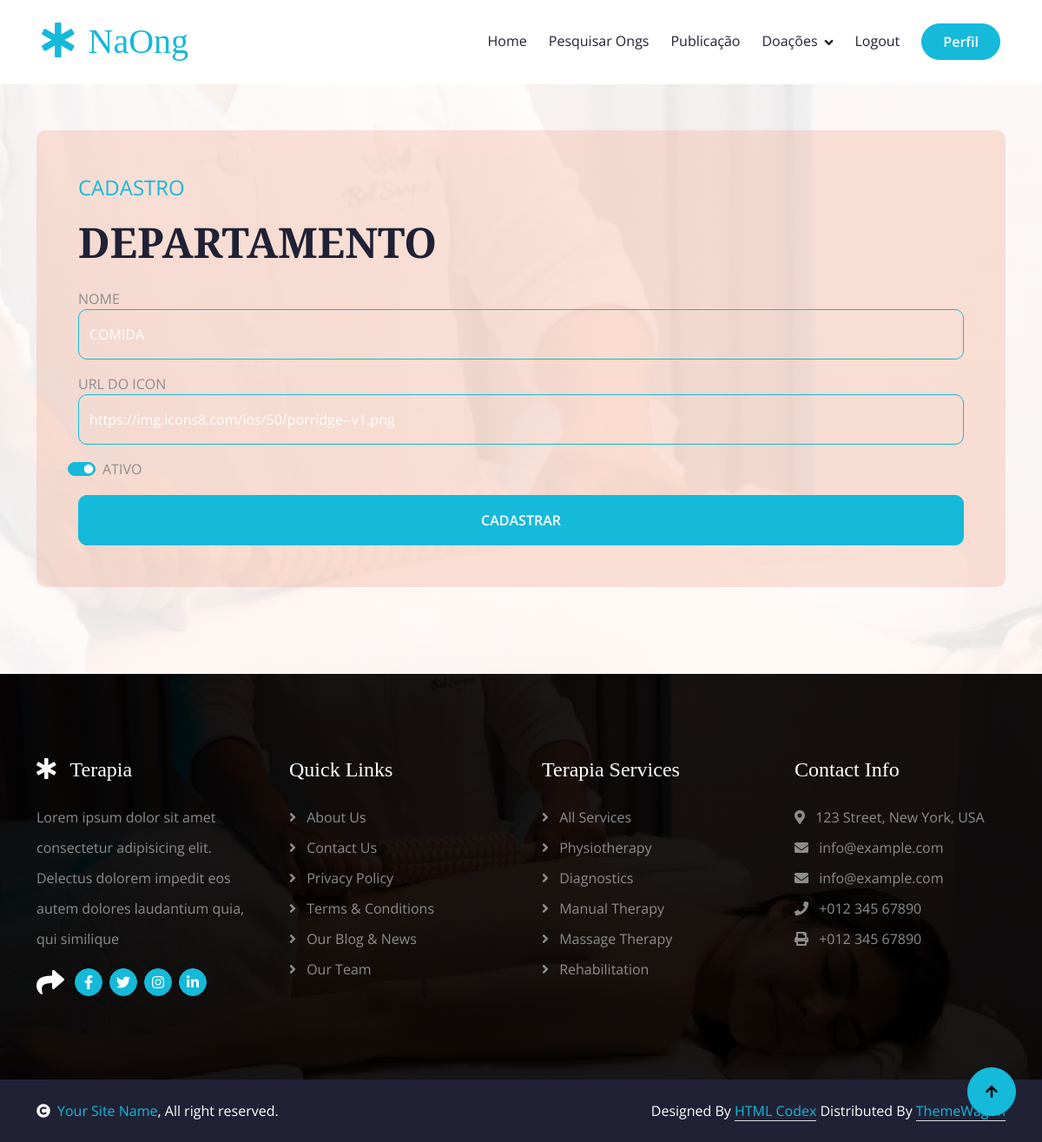
Screenshot of /departamento.php?id=1 (signed in) with the database file from the repository.
### tables this page shows
CREATE TABLE `departamentos` (
  `id_departamento` int(11) NOT NULL AUTO_INCREMENT,
  `nome_departamento` varchar(45) DEFAULT NULL,
  `ativo` char(1) DEFAULT NULL,
  `icon` varchar(200) DEFAULT NULL,
  PRIMARY KEY (`id_departamento`)
);

### departamento_model.php (called while the page is built, shortened)
<?php
include './banco.php';
if (isset($_GET['id'])) {
    $id_departamento = $_GET['id'];
    $sql = "SELECT * FROM departamentos WHERE id_departamento = $id_departamento";
    $result_departamento = $conn->query($sql);
    if ($result_departamento) {
        $getDepartamento = $result_departamento->fetch_all(MYSQLI_ASSOC);
    } else {
        echo "Erro: " . $conn->error;
    }
}

### departamento.php (the view, shortened to what this page needs)
<?php
include('./cabecalho.php');
include('departamento_model.php');
?>
<div class="container-fluid appointment py-12" style="padding-top: 100px; padding-bottom: 50px;">
    <div class="container py-12" style="margin-top: 50px; padding-bottom: 50px;">
        <div class="row g-12 align-items-center">
            <div class="col-lg-12">
                <div class="col-lg-12 wow fadeInRight" data-wow-delay="0.4s">
                    <div class="appointment-form rounded p-5">
                        <p class="fs-4 text-uppercase text-primary">CADASTRO </p>
                        <h1 class="display-5 mb-4">DEPARTAMENTO</h1>
                        <form action="departamento_model.php" method="POST">
                            <div class="row gy-3 gx-4">
                                <div class="col-xl-12">
                                    <label for="">NOME</label>
                                    <input type="text" class="form-control py-3 border-primary bg-transparent text-white" name="nome" value="<?php echo isset($getDepartamento) ? $getDepartamento[0]['nome_departamento'] : '' ?>" placeholder="NOME">
                                </div>
                                <div class="col-xl-12">
                                    <label for="">URL DO ICON</label>
                                    <input type="text" class="form-control py-3 border-primary bg-transparent text-white" name="icon" value="<?php echo isset($getDepartamento) ? $getDepartamento[0]['icon'] : '' ?>" placeholder="URL">
                                </div>
                                <div class="col-xl-12 form-check form-switch">
                                    <input class="form-check-input" type="checkbox" id="flexSwitchCheckDefault" <?php
                                                                                                                if (!isset($getDepartamento[0]['ativo']) || $getDepartamento[0]['ativo'] == 'A') {
                                                                                                                    echo 'checked';
                                                                                                                }
                                                                                                                ?> name="ativo">
                                    <label class="form-check-label" for="flexSwitchCheckDefault">ATIVO</label>
                                </div>
                                <div class="col-12">
                                    <button type="submit" class="btn btn-primary text-white w-100 py-3 px-5">CADASTRAR</button>
                                </div>
                            </div>
                        </form>
                    </div>
                </div>
            </div>
        </div>
    </div>
</div>
<?php
include('./rodape.php');

### css/style.css (style rules this page uses)
.btn { font-weight: 600; transition: .5s; }
.btn.btn-primary { box-shadow: inset 0 0 0 0 var(--bs-primary); }
.appointment { background: linear-gradient(rgba(255, 255, 255, 0.9), rgba(255, 255, 255, 0.9)), url(../img/carousel-2.jpg); background-position: center center; background-repeat: no-repeat; background-size: cover; background-attachment: fixed; }
.appointment .appointment-form { background: rgba(239, 162, 134, 0.3); }
.appointment .appointment-form .btn.btn-primary { box-shadow: inset 0 0 0 0 var(--bs-primary); }

### rows the page displays
departamentos: nome "COMIDA", icon "https://img.icons8.com/ios/50/porridge--v1.png", ativo "☑"
